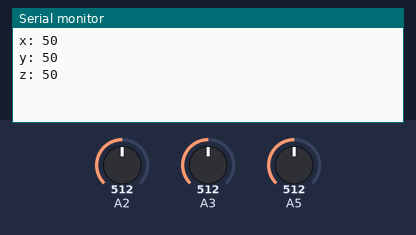
Bench run of a sketch on a simulated Arduino Uno, built with avr-gcc and run on an emulated ATmega328P. On the bench: the last lines printed to the serial monitor. The test bench sets the inputs (shaded band); at power-on: A2 = 512, A3 = 512, A5 = 512.

Above: at 1.2 s.
1.3 s: A2 set to 716
At 2.1 s:
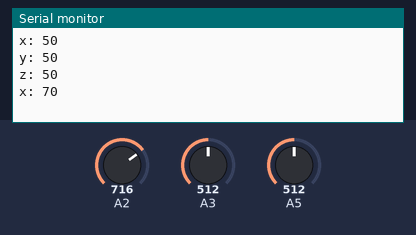
2.8 s: A3 set to 716
At 3.2 s:
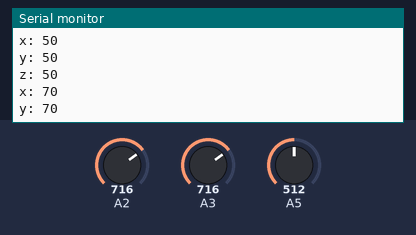
4.3 s: A5 set to 716
At 5.5 s:
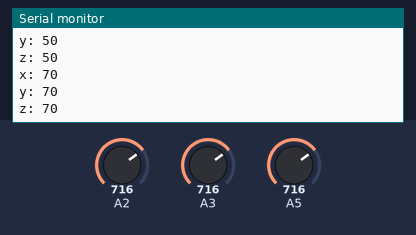
5.8 s: A2 set to 900
At 7.0 s:
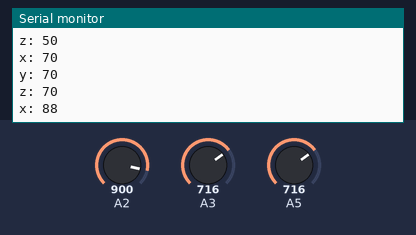
7.3 s: A3 set to 900
At 8.3 s:
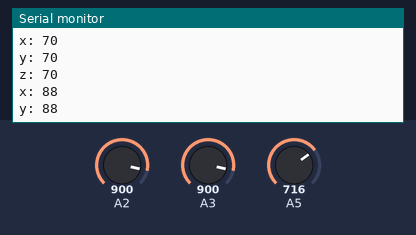
8.8 s: A5 set to 900
At 9.7 s:
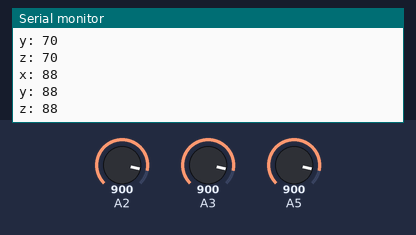

The sketch:

codigo.ino
```cpp
int percent = 0;
int prevPercent = 0;
int percent2 = 0;
int prevPercent2 = 0;
int percent3 = 0;
int prevPercent3 = 0;

void setup() {

  Serial.begin(9600);

}

void loop() {
  percent = round(analogRead(2) / 1024.00 * 100);

  if(percent != prevPercent){
    Serial.print("x: ");
    Serial.print(percent);
    Serial.println();
    prevPercent = percent;
  }
  delay(100);

  percent2 = round(analogRead(3) / 1024.00 * 100);

  if(percent2 != prevPercent2){
    Serial.print("y: ");
    Serial.print(percent2);
    Serial.println();
    prevPercent2 = percent2;
  }
  delay(100);

  percent3 = round(analogRead(5) / 1024.00 * 100);

  if(percent3 != prevPercent3){
    Serial.print("z: ");
    Serial.print(percent3);
    Serial.println();
    prevPercent3 = percent3;
  }
  delay(100);
}
```

Measured:
- after the input at 1.3 s, the serial monitor: prints a new line after 0.21 s (image 1)
- after the input at 2.8 s, the serial monitor: prints a new line at once (image 2)
- after the input at 4.3 s, the serial monitor: prints a new line after 0.11 s (image 3)
- after the input at 5.8 s, the serial monitor: prints a new line after 0.22 s (image 4)
- after the input at 7.3 s, the serial monitor: prints a new line at once (image 5)
- after the input at 8.8 s, the serial monitor: prints a new line after 0.13 s (image 6)
